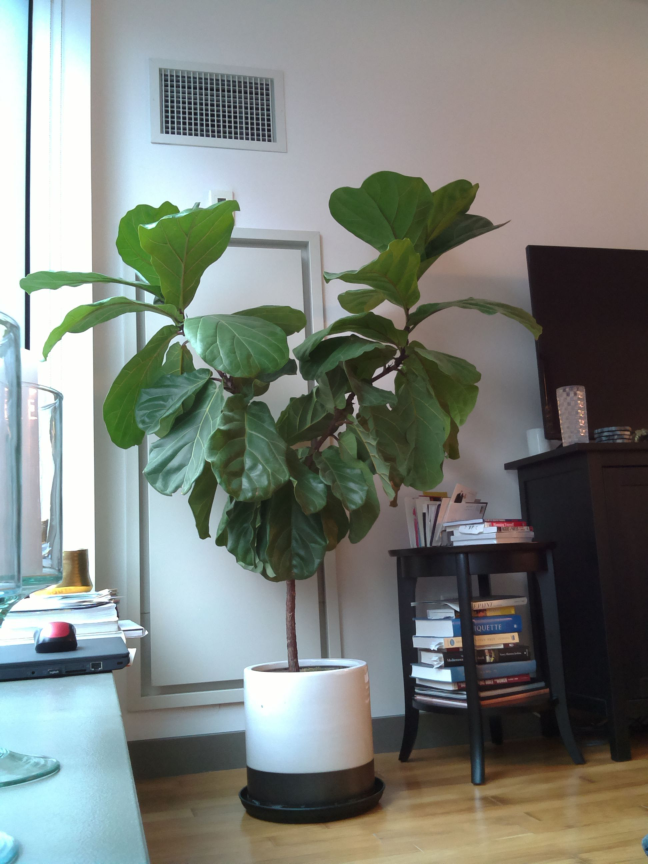
#> input picture 072916/07-29-16_07:15.jpg, 1944 x 2592 px (shown at 1/3 size); its folder holds only this picture in this run
$ jupyter execute --allow-errors image_processing.ipynb   (shell and % lines are left out)   (Python 2 division)   (older library calls are emulated)
#> lines starting #> are read from the running program, lines starting #| are printed output that depends on the picture; after the words box and inside, x2 and y2 are one past the last pixel; in counts of white or black regions, pixels touching at a corner belong together
# Plant

I have a plant in my apartment. I have been secretly taking pictures of this plant for the last few months in order to run some analysis on what the plant has been doing while I have been away. Let's see this plant.

[cell 1]
import os
import skimage.io as io

images_dir = "072916"

# define all the plant files for the gif
file_names = sorted(("%s/%s" % (images_dir, fn) for fn in os.listdir("%s/." % images_dir) if fn.endswith('.jpg')))
num_images = len(file_names)

# pick plant in middle of the day
plant = io.imread(file_names[num_images//2])
#> plant is the input picture: shape (2592, 1944, 3); mean R, G, B 124.7, 130.1, 124.3
#> `images = [io.imread(image) for image in sample_image_names]`: images = 1 item

io.imshow(plant)
io.show()

[cell 2]
import matplotlib.pyplot as plt
import numpy as np

def show_images(images,titles=None,f=plt.imshow,num_rows=None,num_cols=None):
    """ Display images side by side with their respective titles
        args:
            images: list of image names
            titles (optional): list of image titles, defaults to 1..len(images)
            f (optional): type of plot, defaults to imshow
        returns:
            Nothing
    """
    num_ims = len(images)
#> num_ims = 1

    if num_rows is None and num_cols is None:
        # neither number of rows or number of columns provided
        # assume images should be displayed on one row
        num_rows = 1
        num_cols = num_ims
#> num_cols = 1
    elif num_rows is None:
        # columns provided, figure out how many rows to use
        num_rows = num_ims // num_cols
        if num_ims % num_cols != 0:
            num_rows += 1
    elif num_cols is None:
        # rows provided, figure out how many columns to use
        num_cols = num_ims // num_rows
        if num_ims % num_cols != 0:
            num_cols += 1
    if titles is None:
        titles = ['(%d)' % i for i in range(1,num_ims + 1)]

    fig = plt.figure()
    n = 1
    for image,title in zip(images,titles):
        a = fig.add_subplot(num_rows,num_cols,n)
        if image.ndim == 2:
            # Is image grayscale?
            plt.gray()
        f(image)
        a.set_title(title)
        n += 1
#> this loop made 1 pass
#> (title, n) on pass 1: ('07:15', 2)
#> after the loop, n = 2

    fig.set_size_inches(np.array(fig.get_size_inches()) * (num_cols,num_rows))
    plt.show()

## Plant over time
Side by side, 30 minutes apart

[cell 3]
sample_image_names = file_names[num_images//2:num_images//2+2]
images = [io.imread(image) for image in sample_image_names]
show_images(images, [name[-9:-4] for name in sample_image_names])

Let's see this plant dance!

[cell 4]
import imageio
from IPython.display import Image

images = [io.imread(fn) for fn in file_names]

filename = "plant_dance.gif"
imageio.mimsave('plant_dance.gif', images, duration=0.2)

Image(url='plant_dance.gif')

To be fair, plant is not in its youth anymore. Lets see plant from March 2016 and with a more flattering angle

[cell 5]
Image(url='03-23-16.gif')

## Color Distribution

Let's look at the color distribution

[cell 6]
red, green, blue = plant[:,:,0], plant[:,:,1], plant[:,:,2]
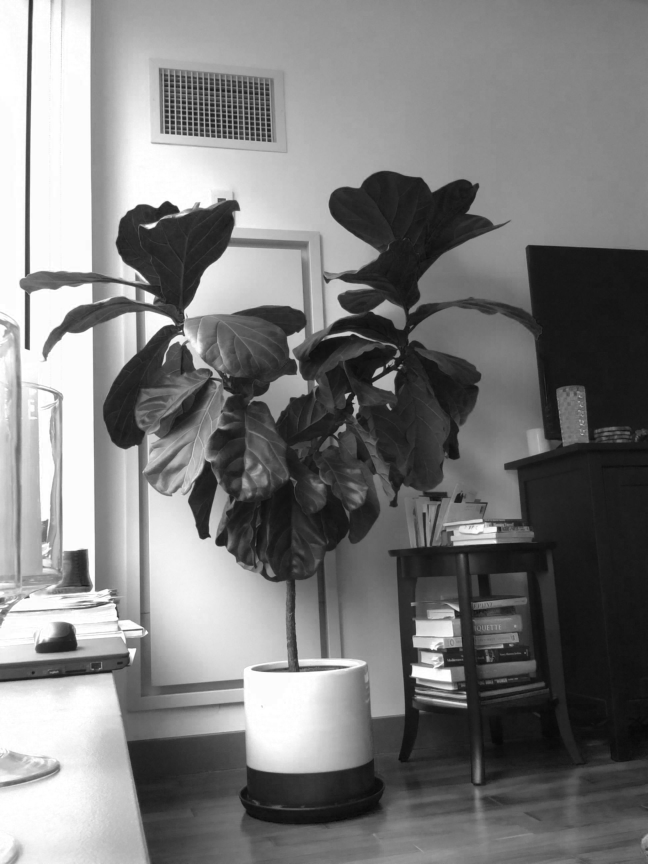
#> blue: shape (2592, 1944) (shown at 1/3 size); min 5, max 255, mean 124.3

images_hist = [image.flatten() for image in images]
#> images_hist = 1 item
titles = ['red','green','blue']

red_color, green_color, blue_color = plant.copy(), plant.copy(), plant.copy()

red_color[:,:,(1,2)] = 0
green_color[:,:,(0,2)] = 0
blue_color[:,:,(0,1)] = 0
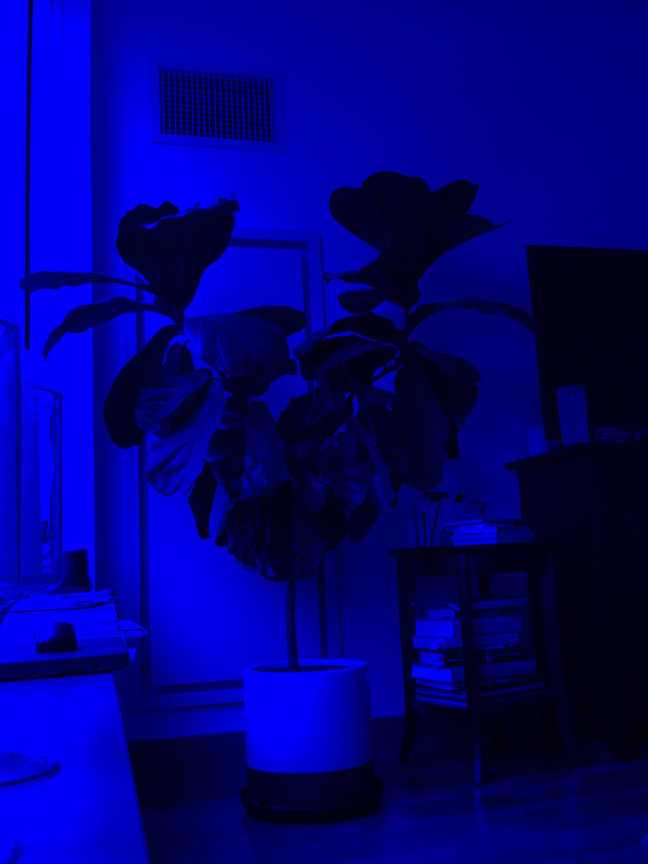
#> blue_color: shape (2592, 1944, 3) (shown at 1/3 size); mean R, G, B 0, 0, 124.3
images = [red_color, green_color, blue_color]

show_images(images_hist,titles=titles,f=plt.hist)
#> the loop in show_images (call 2), `for image,title in zip(images,titles):` made 1 pass
#> (title, n) on pass 1: ('red', 2)
show_images(images,titles=titles)

Let's only look at the REALLY green stuff

[cell 7]
thresholds = range(0,255,255//5)
greens = []

for threshold in thresholds:
    temp_green = green.copy()
    temp_green[temp_green < threshold] = 255
    greens.append(temp_green)
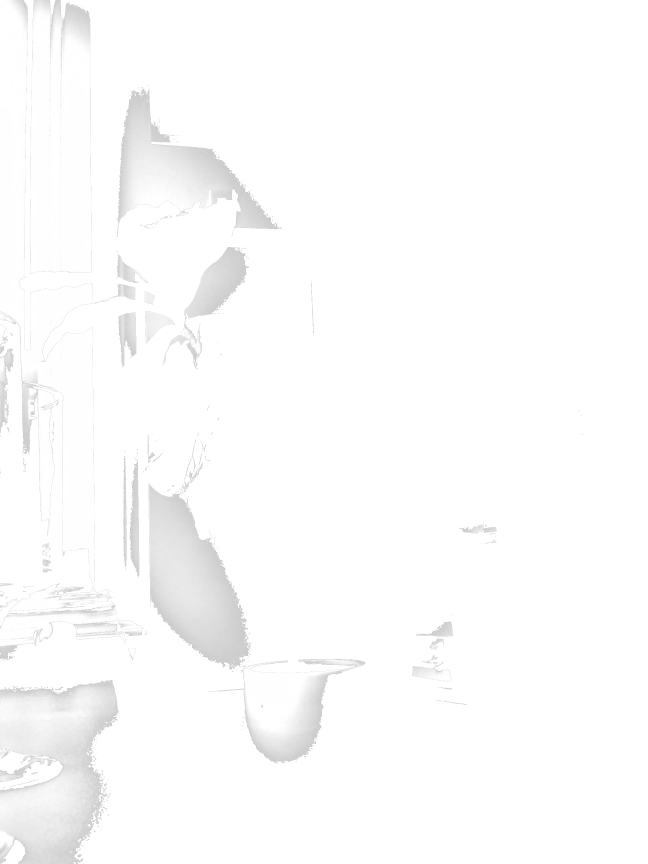
#> temp_green: shape (2592, 1944) (shown at 1/3 size); min 204, max 255, mean 252.1
#> after the loop, greens = 5 items
show_images(greens,["%d threshold" % threshold for threshold in thresholds])
#> in show_images (call 4), `num_ims = len(images)`: num_ims = 5
#> the loop in show_images (call 4), `for image,title in zip(images,titles):` made 5 passes
#> title on passes 1 to 5: '0 threshold', '51 threshold', '102 threshold', '153 threshold', '204 threshold'
#> after the loop in show_images (call 4), `for image,title in zip(images,titles):`: n = 6
#> in show_images (call 4), `plt.show()`:
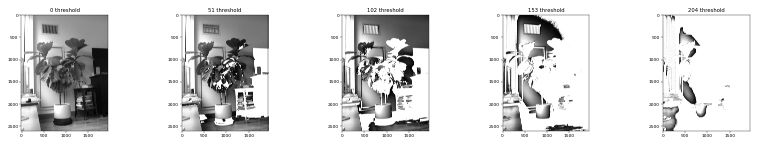
#> figure drawn by matplotlib, 5 panels

Okay, that didn't work. Maybe we can better identify the actual green color in grayscale. Grayscale removes a dimension from the image and uses floating points to represent the gray intensity. This way, we can identify a range between 0-1 to signify what we actually consider green.

[cell 8]
from skimage.color import rgb2gray

gray_plant = rgb2gray(plant)
show_images(images=[plant,gray_plant],titles=['Color','Grayscale'])

print "Color image shape %s" % str(plant.shape)
#| Color image shape (2592, 1944, 3)
print "Grayscale image shape %s" % str(gray_plant.shape)
#| Grayscale image shape (2592, 1944)

The distribution of the grayscale pixels may prove interesting. We can also equalize the gray distribution to improve contrast.

[cell 9]
from skimage.exposure import equalize_hist

equalized_plant = equalize_hist(gray_plant)

hists = [gray_plant.flatten(), equalized_plant.flatten()]
titles = ['grayscale distribution', 'equalized distribution']

show_images(hists, titles=titles, f=plt.hist)
#> the loop in show_images (call 6), `for image,title in zip(images,titles):` made 2 passes
#> (title, n) on passes 1 to 2: ('grayscale distribution', 2), ('equalized distribution', 3)
#> after the loop in show_images (call 6), `for image,title in zip(images,titles):`: n = 3
#> in show_images (call 6), `plt.show()`:
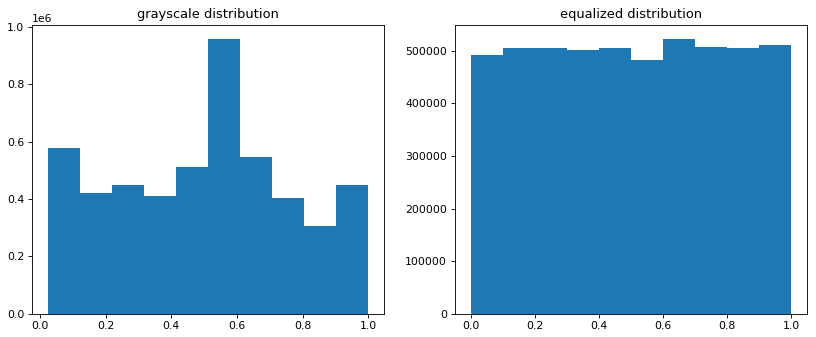
#> figure drawn by matplotlib, 2 panels; panel 1: tallest bar 958703 high, from x = 0.512 to 0.61; panel 2: tallest bar 522906 high, from x = 0.6 to 0.7
show_images([gray_plant,equalized_plant], titles=titles)

Perhaps if we try to remove some segments of gray.

[cell 10]
image_names = []
band_size = 20

def remove_image_segments(image, lo, hi):
    """
        Replaces the values of an nparray that are below lo and above hi with 1
        args:
            image: np.array representing an image
            lo: float, low value, everything below this value will be 1.
            hi: float, hi value, everything above this value will be 1.
        returns:
            np.array where elements between lo and hi (inclusive) are black and
            everything else is white
    """
    image = im.copy()
    image[(im < lo) | (im > hi)] = 1.
    image[(im >= lo) & (im <= hi)] = 0.
    return image

images = []
for im in [gray_plant, equalized_plant]:
    images.append(im)
    image_names.append("Grayscale")
    for i in range(100//band_size):
        lo = (i * band_size)/100.
        hi = ((i + 1) * band_size)/100.
        images.append(remove_image_segments(im,lo,hi))
        image_names.append("%d-%d perc" % (i * band_size, (i + 1) * band_size))
#> this loop made 2 passes
#> after the loop, image_names = ['Grayscale', '0-20 perc', '20-40 perc', '40-60 perc', '60-80 perc', '80-100 perc', 'Grayscale', '0-20 perc', '20-40 perc', '40-60 perc', '60-80 perc', '80-100 perc']; images = 12 items
show_images(images=images, titles=image_names, num_rows=2)

Equalized image seems to work a little better. Let's crop out just the plant, and play with the grayscale bands to exclude.

[cell 11]
height_start = 450
height_end = 1850
width_start = 150
width_end = 1700

equalized_plant_cropped = equalized_plant[height_start:height_end,width_start:width_end]
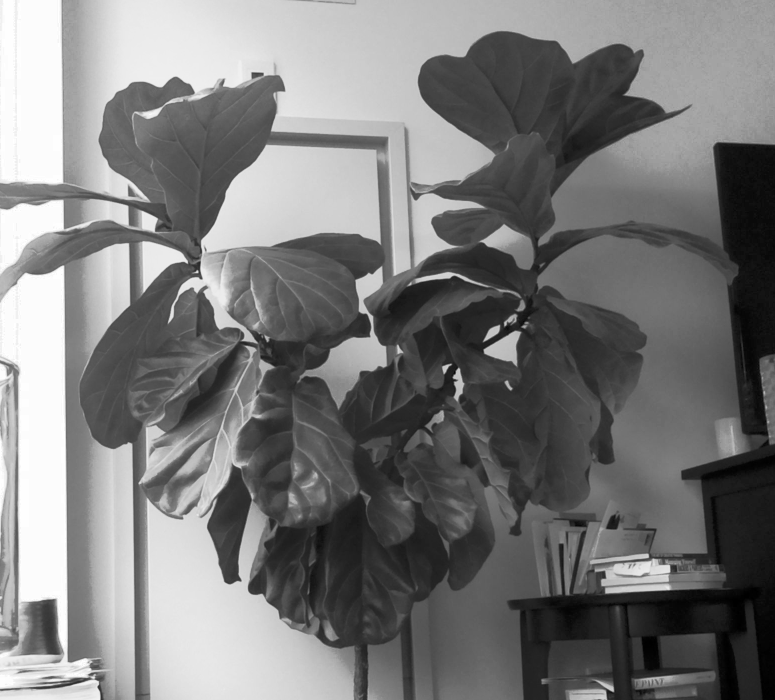
#> equalized_plant_cropped: shape (1400, 1550) float64 (shown at 1/2 size); min 0.000481, max 1, mean 0.48
im = equalized_plant_cropped
images = []
image_names = []
band_sizes = np.arange(0.1,0.35,0.05)
los = np.arange(0.15,0.25,0.05)

for band_size in band_sizes:
    for lo in los:
        hi = lo + band_size
        images.append(remove_image_segments(im, lo, hi))
        image_names.append("%d-%d" % (lo*100,hi*100))
#> after the loop, image_names = ['15-25', '20-30', '15-30', '20-35', '15-35', '20-40', '15-40', '20-45', '15-45', '20-50']; images = 10 items

show_images(images=images, titles=image_names, num_cols=len(band_sizes))
#> in show_images (call 9), `num_ims = len(images)`: num_ims = 10
#> in show_images (call 9), `num_rows = num_ims // num_cols`: num_rows = 2
#> the loop in show_images (call 9), `for image,title in zip(images,titles):` made 10 passes
#> title on passes 1 to 10: '15-25', '20-30', '15-30', '20-35', '15-35', '20-40', '15-40', '20-45', '15-45', '20-50'
#> after the loop in show_images (call 9), `for image,title in zip(images,titles):`: n = 11
#> in show_images (call 9), `plt.show()`:
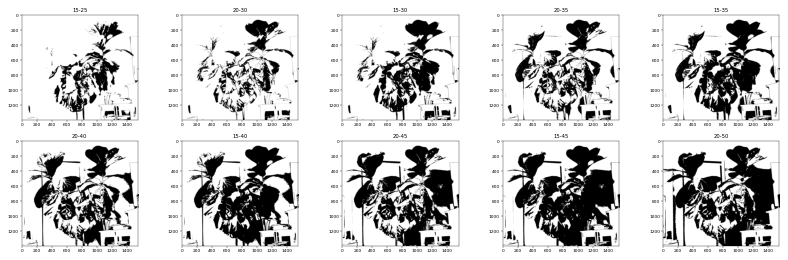
#> figure drawn by matplotlib, 10 panels

0.15 - 0.35 looks like a good band. Let's see what the image looks like in color

[cell 12]
best_cropped = remove_image_segments(equalized_plant_cropped, 0.15, 0.35)
#> in remove_image_segments (call 21), `image[(im >= lo) & (im <= hi)] = 0.`:
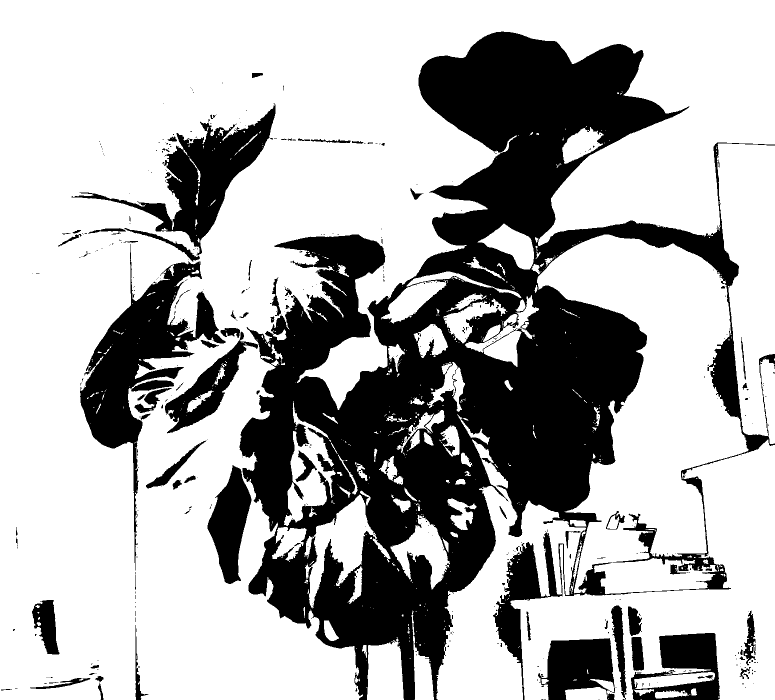
#> image: shape (1400, 1550) float64 (shown at 1/2 size); values 0 (black) and 1 (white), 69% white; 507 black regions (413 under 20 px), largest, box (x1, y1, x2, y2) and area: (479, 63, 1550, 1400) 526681, (160, 488, 452, 1141) 44363, (143, 206, 551, 511) 29412

# add axis to equal (1400, 1550, 1) so we can multiply by (1400, 1550, 3)
best_cropped = np.expand_dims(best_cropped, axis=2)

# flip 0s and 1 so everything not in cropped is made black
best_cropped = 1. - best_cropped

plant_cropped = plant[height_start:height_end, width_start:width_end,]
best_cropped_color = plant_cropped.copy()
best_cropped_color *= best_cropped.astype(np.uint8)
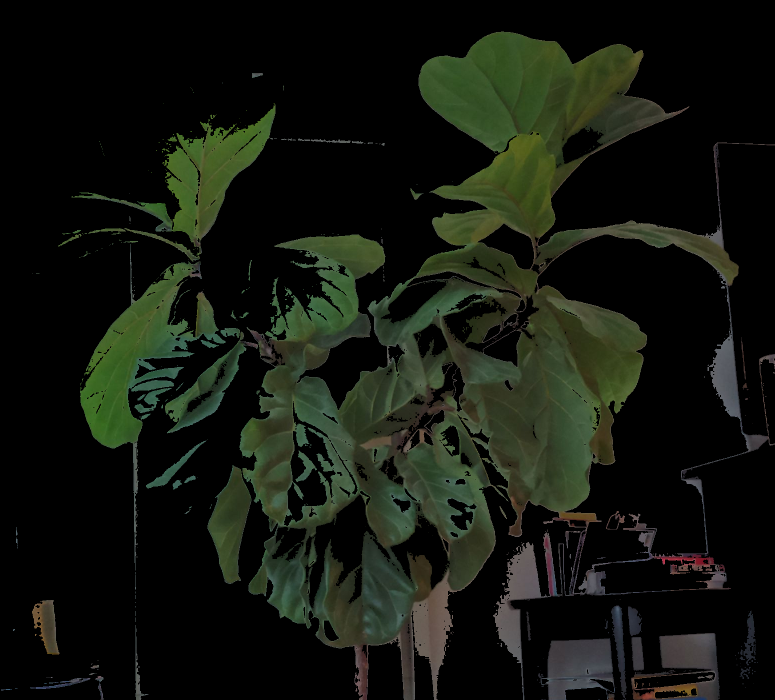
#> best_cropped_color: shape (1400, 1550, 3) (shown at 1/2 size); mean R, G, B 19.3, 23.3, 15.1

show_images([best_cropped_color], ["Best cropped color"])
#> the sliders are set to lower_red = 127, upper_red = 127, lower_green = 127, upper_green = 127, lower_blue = 127, upper_blue = 127

Eh... that didn't work too well Let's go back to the color display. What if we limit the [upper|lower] bounds of the [red|green|blue] values? Let's make this interactive.

[cell 13]
from ipywidgets import widgets

def change_color(lower_red=0,upper_red=255,
                 lower_green=0, upper_green=255,
                 lower_blue=0, upper_blue=255
                ):

    plant2 = gaussian_filter(plant_small, sigma=5)
    plant2[plant_small[:,:,0] > upper_red] = 0.
    plant2[plant_small[:,:,0] < lower_red] = 0.
    plant2[plant_small[:,:,1] > upper_green] = 0.
    plant2[plant_small[:,:,1] < lower_green] = 0.
    plant2[plant_small[:,:,2] > upper_blue] = 0.
    plant2[plant_small[:,:,2] < lower_blue] = 0.
    plt.imshow(plant2)


#> (the rest of this cell did not finish here and is left out)

#> (a cell that did not finish here is left out)

## Color Clustering

We're still not really identifying the green (plant) parts. Suppose we were to say that the image only consists of K colors and we force every pixel to be on of those K colors. From there we can include/exclude certain colors in hopes of trying to find the actual plant leaves.

[cell 15]
import PIL

def shrink_image(img, width, height):
    """ Shrinks image to a thumbnail with specified width/height
        args:
            img: numpy array
            width: int
            height: int
        returns:
            numpy array with dim (width, height) in the appropriate scale
    """
#> called with width = 500, height = 500
    new_img = PIL.Image.fromarray(img)
    new_img.thumbnail((width,height), PIL.Image.ANTIALIAS)
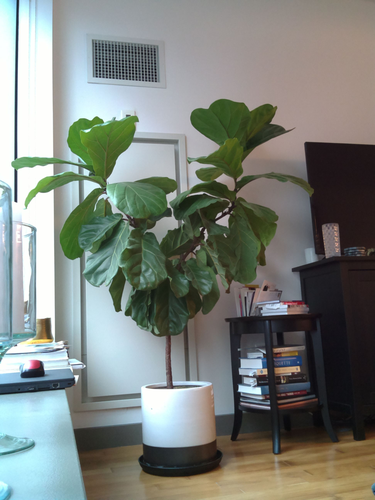
#> new_img: PIL image 375x500 RGB; mean R, G, B 124.8, 130.2, 124.4
    return np.array(new_img)

def unravel(ar):
    """ Unravels first two dimensions into one. E.g. (n, m, ...) -> (n * m, ...)
    args:
        ar: numpy array
    returns:
        numpy array with the first two dimensions unraveled
    """
    shape = list(ar.shape)
#> shape = [500, 375, 3]
    return np.reshape(ar, [shape[0] * shape[1]] + shape[2:])

from sklearn.cluster import KMeans

def test_clusters(image, start_cluster, end_cluster):
    """ Dispays images with clustered-colors
    args:
        image: numpy array
        start_cluster: int
        end_cluster: int
    returns:
        None
    """
    image_unraveled = unravel(image)
    images = []
    labels = []
    for num_cluster in range(start_cluster,end_cluster + 1):
        kmeans = KMeans(n_clusters=num_cluster, random_state=0)
        kmeans.fit(image_unraveled)
        idxs = kmeans.predict(image_unraveled)
        image_new = np.array([kmeans.cluster_centers_[idx] for idx in idxs])
        image_new = np.reshape(image_new, original_shape)
    #     Uncommenting below would result in normal (boring) colors in the display below
    #     image_new = plant_new.astype(np.uint8)
        images.append(image_new)
        labels.append("%d clusters" % num_cluster)
#> after the loop, images = []; labels = []

    show_images(images, labels,num_cols=3)
